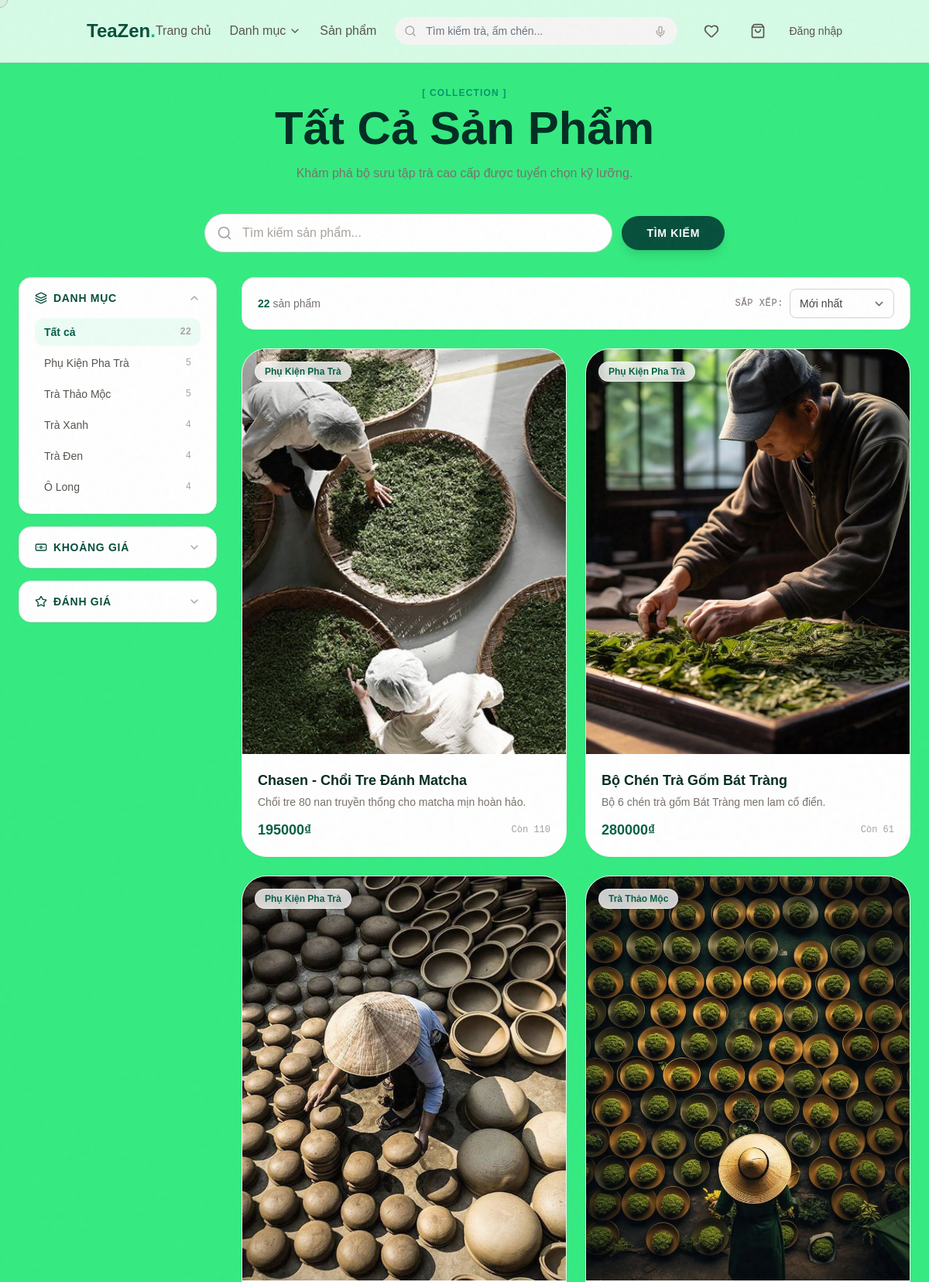
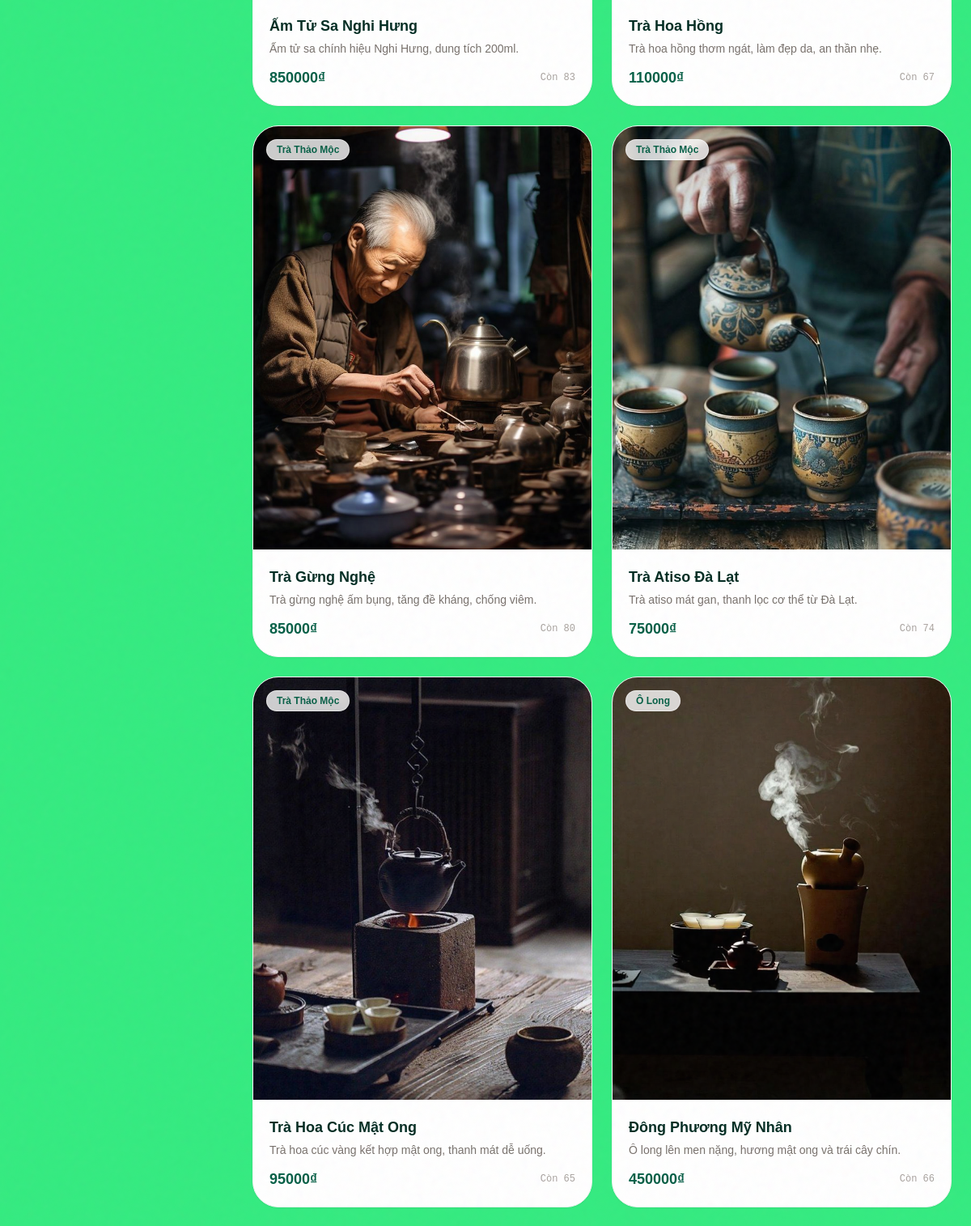
Screenshot of /products/ (upper part) with the database file from the repository (2 pictures, top to bottom).
### MyApp/models.py (models this page shows, shortened)
class Category(models.Model):
	name = models.CharField(max_length=100)
	slug = models.SlugField(max_length=120, unique=True)
	description = models.TextField(blank=True)
	image = models.ImageField(upload_to='categories/', blank=True, null=True)
	is_active = models.BooleanField(default=True, verbose_name="Đang hoạt động/Hiển thị")
	created_at = models.DateTimeField(auto_now_add=True)
	class Meta:
		ordering = ['name']
		verbose_name_plural = 'Categories'

class Product(models.Model):
	category = models.ForeignKey(Category, on_delete=models.SET_NULL, null=True, blank=True, related_name='products')
	title = models.CharField(max_length=200)
	slug = models.SlugField(max_length=220, unique=True)
	excerpt = models.CharField(max_length=300, blank=True)
	image = models.ImageField(upload_to='products/', blank=True, null=True)
	description = models.TextField(blank=True)
	ingredients = models.TextField(blank=True, verbose_name="Thành phần / Thông số")
	brewing_guide = models.TextField(blank=True, verbose_name="Hướng dẫn pha chế")
	price = models.DecimalField(max_digits=10, decimal_places=0, null=True, blank=True)
	physical_stock = models.PositiveIntegerField(default=0, verbose_name="Số lượng tồn vật lý")
	reserved_stock = models.PositiveIntegerField(default=0, verbose_name="Số lượng tạm giữ")
	views_count = models.PositiveIntegerField(default=0, verbose_name="Lượt xem")
	created_at = models.DateTimeField(auto_now_add=True)
	objects = InventoryManager()
	class Meta:
		ordering = ['-created_at']
	def get_absolute_url(self):
		return reverse('product_detail', args=[self.slug])

### MyApp/views/product_views.py (the view)
# urls.py: path('products/', views.product_list_view, name='product_list_public'),
def product_list_view(request):
    active_filter = Q(category__isnull=True) | Q(category__is_active=True)
    products = Product.objects.select_related('category').prefetch_related('images', 'variations').filter(active_filter)
    categories = Category.objects.filter(is_active=True)
    query = request.GET.get('q', '').strip()
    if query:
        products = products.filter(get_smart_search_filter(query, ['title', 'excerpt', 'description']))
    min_price = request.GET.get('min_price')
    max_price = request.GET.get('max_price')
    rating = request.GET.get('rating')
    if min_price:
        products = products.filter(price__gte=min_price)
    if max_price:
        products = products.filter(price__lte=max_price)
    if rating:
        products = products.annotate(avg_rating=Avg('reviews__rating')).filter(avg_rating__gte=rating)
    category_slug = request.GET.get('category', '')
    if category_slug:
        products = products.filter(category__slug=category_slug)
    sort = request.GET.get('sort', '-created_at')
    valid_sorts = ['price', '-price', 'title', '-title', '-created_at', 'created_at']
    if sort in valid_sorts:
        products = products.order_by(sort)
    total_count = products.count()
    per_page = 12
    try:
        page = int(request.GET.get('page', 1))
    except (ValueError, TypeError):
        page = 1
    page = max(1, page)
    end_idx = page * per_page
    product_list = list(products[:end_idx])
    for p in product_list:
        variations = list(p.variations.all())
        if variations:
            p.display_stock = sum(v.available_stock for v in variations)
        else:
            p.display_stock = p.available_stock
    has_more = total_count > end_idx
    remaining = total_count - end_idx if has_more else 0
    category_counts = {}
    all_products_in_filter = Product.objects.select_related('category').filter(active_filter)
    if query:
        all_products_in_filter = all_products_in_filter.filter(get_smart_search_filter(query, ['title', 'excerpt', 'description']))
    for cat_count in all_products_in_filter.values('category__slug', 'category__name').annotate(count=Count('id')):
        if cat_count['category__slug']:
            category_counts[cat_count['category__slug']] = cat_count['count']
    uncategorized_count = all_products_in_filter.filter(category__isnull=True).count()
    context = {
        'products': product_list,
        'categories': categories,
        'category_counts': category_counts,
        'uncategorized_count': uncategorized_count,
        'current_query': query,
        'current_category': category_slug,
        'current_sort': sort,
        'min_price': min_price,
        'max_price': max_price,
        'current_rating': rating,
        'total_count': total_count,
        'current_page': page,
        'has_more': has_more,
        'remaining': remaining,
        'per_page': per_page,
    }
    return render(request, 'shop/products.html', context)

### templates/shop/products.html (shortened to what this page needs)
{% extends 'base.html' %}
{% load static %}
{% block extra_styles %}
<link rel="stylesheet" href="{% static 'css/shop.css' %}">
{% endblock %}
{% block content %}
<div class="min-h-screen pt-8 pb-24 px-6">
    <div class="max-w-7xl mx-auto">
        <div class="mb-10 text-center">
            <span class="text-emerald-600 font-bold tracking-widest text-xs uppercase mb-2 block">[ Collection ]</span>
            <h1 class="font-art text-5xl md:text-6xl font-bold text-emerald-950">Tất Cả Sản Phẩm</h1>
            <p class="text-stone-500 mt-4 max-w-md mx-auto">Khám phá bộ sưu tập trà cao cấp được tuyển chọn kỹ lưỡng.</p>
        </div>
        <div class="mb-8 max-w-2xl mx-auto">
            <form method="get" id="searchForm">
                <div class="flex items-center gap-3">
                    <div class="relative flex-1">
                        <i data-lucide="search" class="absolute left-4 top-1/2 -translate-y-1/2 w-5 h-5 text-stone-400"></i>
                        <input type="text" name="q" value="{{ current_query }}" placeholder="Tìm kiếm sản phẩm..."
                            class="search-input w-full pl-12 pr-4 py-3 rounded-full border border-stone-300 bg-white focus:outline-none focus:border-emerald-600 text-stone-800 placeholder-stone-400 transition-all">
                    </div>
                    <button type="submit"
                        class="bg-emerald-900 text-white px-8 py-3 rounded-full font-bold text-sm uppercase tracking-wider hover:bg-emerald-800 transition-colors shadow-lg">
                        Tìm kiếm
                    </button>
                </div>
            </form>
        </div>
        <div class="flex flex-col lg:flex-row gap-8">
            <aside class="w-full lg:w-64 flex-shrink-0">
                <div class="lg:sticky lg:top-24 space-y-4">
                    <div class="filter-group bg-white rounded-2xl border border-stone-200 shadow-sm overflow-hidden" data-collapsed="false">
                        <button type="button" onclick="toggleFilter(this)" class="w-full flex items-center justify-between px-5 py-4 hover:bg-stone-50 transition-colors">
                            <span class="flex items-center gap-2 text-sm font-bold text-emerald-900 uppercase tracking-wider">
                                <i data-lucide="layers" class="w-4 h-4"></i> Danh mục
                            </span>
                            <i data-lucide="chevron-down" class="w-4 h-4 text-stone-400 chevron-icon"></i>
                        </button>
                        <div class="filter-body">
                            <div class="px-5 pb-4 category-scroll space-y-1">
                                <a href="{% url 'product_list_public' %}?sort={{ current_sort }}"
                                    class="flex items-center justify-between px-3 py-2 rounded-xl text-sm transition-colors {% if not current_category %}bg-emerald-50 text-emerald-800 font-bold{% else %}text-stone-600 hover:bg-stone-50{% endif %}">
                                    <span>Tất cả</span>
                                    <span class="text-xs font-mono text-stone-400">{{ total_count }}</span>
                                </a>
                                {% for cat in categories %}
                                <a href="{% url 'product_list_public' %}?category={{ cat.slug }}&sort={{ current_sort }}"
                                    class="flex items-center justify-between px-3 py-2 rounded-xl text-sm transition-colors {% if current_category == cat.slug %}bg-emerald-50 text-emerald-800 font-bold{% else %}text-stone-600 hover:bg-stone-50{% endif %}">
                                    <span>{{ cat.name }}</span>
                                    <span class="text-xs font-mono text-stone-400">{% for k, v in category_counts.items %}{% if k == cat.slug %}{{ v }}{% endif %}{% endfor %}</span>
                                </a>
                                {% endfor %}
                            </div>
                        </div>
                    </div>
                    <div class="filter-group bg-white rounded-2xl border border-stone-200 shadow-sm overflow-hidden" data-collapsed="{% if not min_price and not max_price %}true{% else %}false{% endif %}">
                        <button type="button" onclick="toggleFilter(this)" class="w-full flex items-center justify-between px-5 py-4 hover:bg-stone-50 transition-colors">
                            <span class="flex items-center gap-2 text-sm font-bold text-emerald-900 uppercase tracking-wider">
                                <i data-lucide="banknote" class="w-4 h-4"></i> Khoảng giá
                            </span>
                            <i data-lucide="chevron-down" class="w-4 h-4 text-stone-400 chevron-icon"></i>
                        </button>
                    </div>
                    <div class="filter-group bg-white rounded-2xl border border-stone-200 shadow-sm overflow-hidden" data-collapsed="{% if not current_rating %}true{% else %}false{% endif %}">
                        <button type="button" onclick="toggleFilter(this)" class="w-full flex items-center justify-between px-5 py-4 hover:bg-stone-50 transition-colors">
                            <span class="flex items-center gap-2 text-sm font-bold text-emerald-900 uppercase tracking-wider">
                                <i data-lucide="star" class="w-4 h-4"></i> Đánh giá
                            </span>
                            <i data-lucide="chevron-down" class="w-4 h-4 text-stone-400 chevron-icon"></i>
                        </button>
                    </div>
                </div>
            </aside>
            <main class="flex-1 min-w-0">
                <div class="flex justify-between items-center mb-6 bg-white rounded-2xl border border-stone-200 px-5 py-3.5 shadow-sm">
                    <p class="text-sm text-stone-500">
                        <span class="font-bold text-emerald-800">{{ total_count }}</span> sản phẩm
                    </p>
                    <div class="flex items-center gap-2">
                        <span class="text-xs text-stone-500 uppercase tracking-wider font-mono hidden sm:inline">Sắp xếp:</span>
                        <select onchange="window.location.href=this.value"
                            class="text-sm border border-stone-300 rounded-lg px-3 py-2 bg-white text-stone-700 focus:outline-none focus:border-emerald-600">
                            <option
                                value="{% url 'product_list_public' %}?sort=-created_at"
                                {% if current_sort == '-created_at' %}selected{% endif %}>Mới nhất</option>
                        </select>
                    </div>
                </div>
                <div id="productGrid" class="grid grid-cols-1 sm:grid-cols-2 xl:grid-cols-3 gap-6">
                    {% for product in products %}
                    <a href="{{ product.get_absolute_url }}"
                        class="product-card product-hover-trigger group bg-white rounded-[2rem] overflow-hidden shadow-sm border border-stone-100"
                        data-title="{{ product.title }}"
                        data-price="{% if product.price %}{{ product.price|floatformat:0 }}₫{% endif %}"
                        data-excerpt="{{ product.excerpt|default:''|truncatewords:15 }}"
                        data-image="{% if product.image %}{{ product.image.url }}{% endif %}">
                        <div class="relative aspect-[4/5] overflow-hidden bg-stone-100">
                            <img src="{% if product.image %}{{ product.image.url }}{% else %}https://images.unsplash.com/photo-1594631252845-29fc4cc8cde9?q=80&w=800&auto=format&fit=crop{% endif %}"
                                alt="{{ product.title }}" loading="lazy"
                                class="w-full h-full object-cover transition-transform duration-700 group-hover:scale-110">
                            {% if product.category %}
                            <div class="absolute top-4 left-4 bg-white/80 backdrop-blur-sm px-3 py-1 rounded-full text-xs font-bold text-emerald-800 border border-white/50">
                                {{ product.category.name }}
                            </div>
                            {% endif %}
                        </div>
                        <div class="p-5">
                            <h3 class="font-art font-bold text-lg text-emerald-950 mb-1 group-hover:text-emerald-700 transition-colors">{{ product.title }}</h3>
                            {% if product.excerpt %}
                            <p class="text-sm text-stone-500 mb-3 line-clamp-2">{{ product.excerpt }}</p>
                            {% endif %}
                            <div class="flex justify-between items-center">
                                {% if product.price %}
                                <span class="font-bold text-emerald-800 text-lg">{{ product.price|floatformat:0 }}₫</span>
                                {% endif %}
                                {% if product.display_stock > 0 %}
                                <span class="text-xs text-stone-400 font-mono">Còn {{ product.display_stock }}</span>
                                {% else %}
                                <span class="text-xs text-red-500 font-bold">Hết hàng</span>
                                {% endif %}
                            </div>
                        </div>
                    </a>
                    {% endfor %}
                </div>
            </main>
        </div>
    </div>
</div>
{% endblock %}

### rows the page displays
Category: name "Phụ Kiện Pha Trà", category_counts "5"
Category: name "Trà Thảo Mộc", category_counts "5"
Category: name "Trà Xanh", category_counts "4"
Category: name "Trà Đen", category_counts "4"
Category: name "Ô Long", category_counts "4"
Product: image (picture), category.name "Phụ Kiện Pha Trà", title "Chasen - Chổi Tre Đánh Matcha", excerpt "Chổi tre 80 nan truyền thống cho matcha mịn hoàn hảo.", price "195000", display_stock "110"
Product: image (picture), category.name "Phụ Kiện Pha Trà", title "Bộ Chén Trà Gốm Bát Tràng", excerpt "Bộ 6 chén trà gốm Bát Tràng men lam cổ điển.", price "280000", display_stock "61"
Product: image (picture), category.name "Phụ Kiện Pha Trà", title "Ấm Tử Sa Nghi Hưng", excerpt "Ấm tử sa chính hiệu Nghi Hưng, dung tích 200ml.", price "850000", display_stock "83"
Product: image (picture), category.name "Trà Thảo Mộc", title "Trà Hoa Hồng", excerpt "Trà hoa hồng thơm ngát, làm đẹp da, an thần nhẹ.", price "110000", display_stock "67"
Product: image (picture), category.name "Trà Thảo Mộc", title "Trà Gừng Nghệ", excerpt "Trà gừng nghệ ấm bụng, tăng đề kháng, chống viêm.", price "85000", display_stock "80"
Product: image (picture), category.name "Trà Thảo Mộc", title "Trà Atiso Đà Lạt", excerpt "Trà atiso mát gan, thanh lọc cơ thể từ Đà Lạt.", price "75000", display_stock "74"
Product: image (picture), category.name "Trà Thảo Mộc", title "Trà Hoa Cúc Mật Ong", excerpt "Trà hoa cúc vàng kết hợp mật ong, thanh mát dễ uống.", price "95000", display_stock "65"
Product: image (picture), category.name "Ô Long", title "Đông Phương Mỹ Nhân", excerpt "Ô long lên men nặng, hương mật ong và trái cây chín.", price "450000", display_stock "66"

### other values shown
{{ total_count }} "22"
